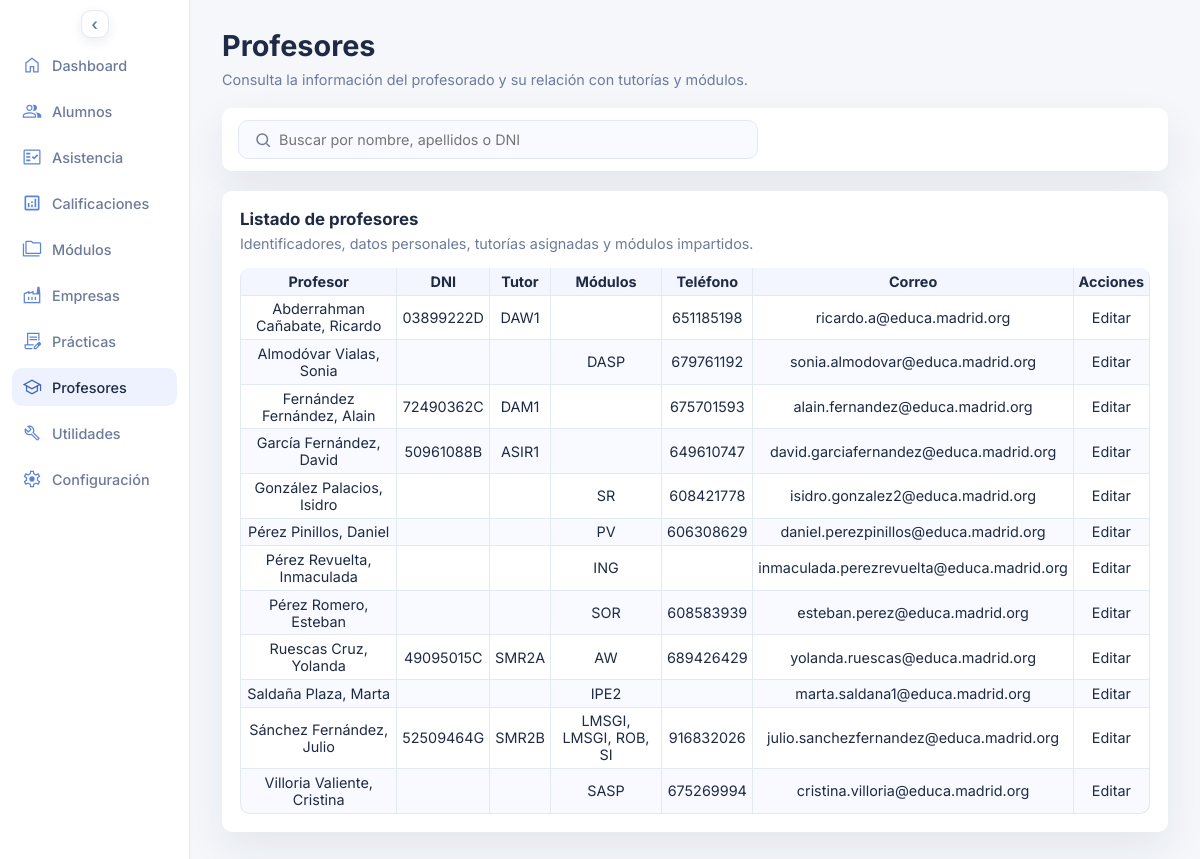
Screenshot of /profesores.php with the database file from the repository.
### tables this page shows
CREATE TABLE `profesores` (
  `id_profesor` int(10) UNSIGNED NOT NULL,
  `apellido1` varchar(60) NOT NULL,
  `apellido2` varchar(60) DEFAULT NULL,
  `nombre` varchar(60) NOT NULL,
  `dni` varchar(20) DEFAULT NULL
);

### profesores.php (the view, shortened to what this page needs)
<?php
$pdo = db();
$active_course_id = $pdo->query('SELECT id_curso_escolar FROM cursos_escolares WHERE activo = 1 LIMIT 1')->fetchColumn();
$active_course_id = $active_course_id ? (int) $active_course_id : 0;
$search_term = trim((string) ($_GET['q'] ?? ''));
$filters = [];
$params = [
  'active_course_id_tutores' => $active_course_id,
  'active_course_id_modulos' => $active_course_id,
];
$where_clause = $filters ? 'WHERE ' . implode(' AND ', $filters) : '';
$teachers_stmt = $pdo->prepare(
  'SELECT
    p.id_profesor,
    p.apellido1,
    p.apellido2,
    p.nombre,
    p.dni,
    GROUP_CONCAT(DISTINCT g.grupo ORDER BY g.grupo SEPARATOR ", ") AS grupos_tutor,
    GROUP_CONCAT(
      DISTINCT CONCAT(
        m.id_modulo,
        "||",
        m.abreviatura,
        "||",
        COALESCE(NULLIF(m.materia_propia, ""), m.materia_general),
        "||",
        COALESCE(ci.ciclo, ""),
        "||",
        COALESCE(cu.curso, ""),
        "||",
        m.codigo,
        "||",
        m.horas_semanales,
        "||",
        m.horas_totales
      )
      ORDER BY m.abreviatura
      SEPARATOR "§§"
    ) AS modulos
    ,t.telefonos
    ,c.correos
  FROM profesores p
  LEFT JOIN grupos_tutores gt
    ON gt.id_profesor = p.id_profesor
    AND gt.id_curso_escolar = :active_course_id_tutores
  LEFT JOIN grupos g ON g.id_grupo = gt.id_grupo
  LEFT JOIN modulos_profesores mp
    ON mp.id_profesor = p.id_profesor
    AND mp.id_curso_escolar = :active_course_id_modulos
  LEFT JOIN modulos m ON m.id_modulo = mp.id_modulo
  LEFT JOIN ciclos ci ON ci.id_ciclo = m.id_ciclo
  LEFT JOIN cursos cu ON cu.id_curso = m.id_curso
  LEFT JOIN (
    SELECT
      id_entidad,
      GROUP_CONCAT(DISTINCT telefono ORDER BY telefono SEPARATOR ", ") AS telefonos
    FROM telefonos
    WHERE entidad_tipo = \'profesor\'
    GROUP BY id_entidad
  ) t ON t.id_entidad = p.id_profesor
  LEFT JOIN (
    SELECT
      id_entidad,
      GROUP_CONCAT(DISTINCT direccion_correo ORDER BY direccion_correo SEPARATOR ", ") AS correos
    FROM correos
    WHERE entidad_tipo = \'profesor\'
    GROUP BY id_entidad
  ) c ON c.id_entidad = p.id_profesor
  ' . $where_clause . '
  GROUP BY p.id_profesor, p.apellido1, p.apellido2, p.nombre, p.dni
  ORDER BY p.apellido1, p.apellido2, p.nombre'
);
$teachers_stmt->execute($params);
$teachers = $teachers_stmt->fetchAll();
function display_value(mixed $value): string
{
  if ($value === null) {
    return '';
  }
  $normalized = trim((string) $value);
  return $normalized;
}
function format_teacher_name(mixed $apellido1, mixed $apellido2, mixed $nombre): string
{
  $parts = [];
  $firstSurname = display_value($apellido1);
  $secondSurname = display_value($apellido2);
  $firstName = display_value($nombre);
  if ($firstSurname !== '') {
    $parts[] = $firstSurname;
  }
  if ($secondSurname !== '') {
    $parts[] = $secondSurname;
  }
  $surnameBlock = implode(' ', $parts);
  if ($surnameBlock !== '' && $firstName !== '') {
    return $surnameBlock . ', ' . $firstName;
  }
  return $firstName;
}
function format_modules(mixed $modules): string
{
  $cleanModules = display_value($modules);
  if ($cleanModules === '') {
    return '';
  }
  $items = array_filter(array_map('trim', explode('§§', $cleanModules)), static fn (string $item): bool => $item !== '');
  $renderedItems = [];
  foreach ($items as $item) {
    $parts = array_map('trim', explode('||', $item));
    $id_modulo = (int) ($parts[0] ?? 0);
    $abreviatura = $parts[1] ?? '';
    $nombre_completo = $parts[2] ?? '';
    $ciclo = $parts[3] ?? '';
    $curso = $parts[4] ?? '';
    $codigo = $parts[5] ?? '';
    $horas_semanales = $parts[6] ?? '';
    $horas_totales = $parts[7] ?? '';
    $normalized_cycle = mb_strtoupper(trim((string) $ciclo), 'UTF-8');
    if ($normalized_cycle === 'SISTEMAS MICROINFORMÁTICOS Y REDES' || $normalized_cycle === 'SISTEMAS MICROINFORMATICOS Y REDES') {
      $normalized_cycle = 'SMR';
    } elseif ($normalized_cycle === 'DESARROLLO DE APLICACIONES WEB') {
      $normalized_cycle = 'DAW';
    } elseif ($normalized_cycle === 'DESARROLLO DE APLICACIONES MULTIPLATAFORMA') {
      $normalized_cycle = 'DAM';
    }
    $compact_cycle = preg_replace('/\s+/', '', $normalized_cycle . trim((string) $curso));
    $visible_name = $nombre_completo !== '' ? $nombre_completo : $abreviatura;
    $visible_label = $visible_name;
    $renderedItems[] = '<span '
      . 'class="empresa-name-trigger empresa-name-trigger--practicas" '
      . 'role="button" tabindex="0" aria-haspopup="dialog" aria-expanded="false" '
      . 'data-modulo-id="' . htmlspecialchars((string) $id_modulo, ENT_QUOTES, 'UTF-8') . '" '
      . 'data-modulo-nombre="' . htmlspecialchars($visible_label, ENT_QUOTES, 'UTF-8') . '" '
      . 'data-modulo-ciclo="' . htmlspecialchars($ciclo, ENT_QUOTES, 'UTF-8') . '" '
      . 'data-modulo-curso="' . htmlspecialchars($curso, ENT_QUOTES, 'UTF-8') . '" '
      . 'data-modulo-codigo="' . htmlspecialchars($codigo, ENT_QUOTES, 'UTF-8') . '" '
      . 'data-modulo-horas-semanales="' . htmlspecialchars((string) $horas_semanales, ENT_QUOTES, 'UTF-8') . '" '
      . 'data-modulo-horas-totales="' . htmlspecialchars((string) $horas_totales, ENT_QUOTES, 'UTF-8') . '" '
      . 'data-modulo-compact="' . htmlspecialchars((string) $compact_cycle, ENT_QUOTES, 'UTF-8') . '" '
      . '>'
      . htmlspecialchars($abreviatura, ENT_QUOTES, 'UTF-8')
      . '</span>';
  }
  return implode(', ', $renderedItems);
}
function render_teacher_rows(array $teachers): string
{
  if (!$teachers): ?>
    <tr>
      <td colspan="7">No hay profesores para los filtros seleccionados.</td>
    </tr>
  <?php else: ?>
    <?php foreach ($teachers as $teacher): ?>
      <?php
        $nombreProfesor = format_teacher_name($teacher['apellido1'] ?? null, $teacher['apellido2'] ?? null, $teacher['nombre'] ?? null);
        $dni = display_value($teacher['dni'] ?? null);
        $grupos_tutor = display_value($teacher['grupos_tutor'] ?? null);
        $modulos = format_modules($teacher['modulos'] ?? null);
        $telefonos = display_value($teacher['telefonos'] ?? null);
        $correos = display_value($teacher['correos'] ?? null);
        $editarUrl = 'profesor_editar.php?id=' . (int) $teacher['id_profesor'];
      ?>
      <tr>
        <td><?php echo htmlspecialchars($nombreProfesor, ENT_QUOTES, 'UTF-8'); ?></td>
        <td><?php echo htmlspecialchars($dni, ENT_QUOTES, 'UTF-8'); ?></td>
        <td><?php echo htmlspecialchars($grupos_tutor, ENT_QUOTES, 'UTF-8'); ?></td>
        <td><?php echo $modulos; ?></td>
        <td><?php echo htmlspecialchars($telefonos, ENT_QUOTES, 'UTF-8'); ?></td>
        <td><?php echo htmlspecialchars($correos, ENT_QUOTES, 'UTF-8'); ?></td>
        <td><a href="<?php echo htmlspecialchars($editarUrl, ENT_QUOTES, 'UTF-8'); ?>">Editar</a></td>
      </tr>
    <?php endforeach; ?>
  <?php endif;
  return ob_get_clean();
}
$rows_html = render_teacher_rows($teachers);
?>
<!DOCTYPE html>
<html lang="es">
<head>
  <link rel="stylesheet" href="assets/styles.css">
</head>
<body>
  <div class="page">
    <?php require __DIR__ . '/includes/sidebar.php'; ?>
    <main class="content">
      <header class="header">
        <div>
          <h1>Profesores</h1>
          <p class="subheading">Consulta la información del profesorado y su relación con tutorías y módulos.</p>
        </div>
      </header>
      <form class="topbar" method="get">
        <div class="topbar-search">
          <span class="search-icon" aria-hidden="true">
            <svg viewBox="0 0 24 24" fill="none" stroke="currentColor" stroke-width="2">
              <circle cx="11" cy="11" r="7"></circle>
              <line x1="16.65" y1="16.65" x2="21" y2="21"></line>
            </svg>
          </span>
          <input
            type="search"
            name="q"
            placeholder="Buscar por nombre, apellidos o DNI"
            aria-label="Buscar por nombre, apellidos o DNI"
            value="<?php echo htmlspecialchars($search_term, ENT_QUOTES, 'UTF-8'); ?>"
          >
        </div>
      </form>
      <section class="panel">
        <div class="panel-header">
          <h3>Listado de profesores</h3>
          <p>Identificadores, datos personales, tutorías asignadas y módulos impartidos.</p>
        </div>
        <div class="panel-grid">
          <table>
            <thead>
              <tr>
                <th>Profesor</th>
                <th>DNI</th>
                <th>Tutor</th>
                <th>Módulos</th>
                <th>Teléfono</th>
                <th>Correo</th>
                <th>Acciones</th>
              </tr>
            </thead>
            <tbody>
              <?php echo $rows_html; ?>
            </tbody>
          </table>
        </div>
      </section>
    </main>
  </div>
</body>
</html>

### assets/styles.css (style rules this page uses)
* { box-sizing: border-box; margin: 0; padding: 0; font-family: "Inter", system-ui, sans-serif; }
body { background: var(--bg); color: var(--text); font-size: 0.9rem; }
.page { display: grid; grid-template-columns: 190px 1fr; min-height: 100vh; transition: grid-template-columns 0.2s ease; }
.content { padding: 28px 32px; display: flex; flex-direction: column; gap: 20px; }
.topbar { display: flex; justify-content: space-between; align-items: center; gap: 24px; background: var(--card); border-radius: 10px; padding: 12px 16px; box-shadow: var(--shadow); }
.topbar-search { position: relative; flex: 1; display: flex; align-items: center; max-width: 520px; }
.topbar-search input { width: 100%; border: 1px solid var(--border); border-radius: 10px; padding: 10px 14px 10px 40px; font-size: 0.9rem; background: #f9faff; color: var(--text); }
.search-icon { position: absolute; left: 16px; width: 18px; height: 18px; color: var(--muted); }
.search-icon svg { display: block; width: 100%; height: 100%; }
.header { display: flex; justify-content: space-between; gap: 16px; align-items: flex-start; }
.subheading { color: var(--muted); margin-top: 8px; max-width: 640px; white-space: nowrap; }
.panel { background: var(--card); border-radius: 10px; padding: 18px; box-shadow: var(--shadow); display: flex; flex-direction: column; gap: 16px; }
.panel-header p { color: var(--muted); margin-top: 6px; }
.panel-grid { display: grid; gap: 10px; }
@media (min-width: 981px) { .panel-grid table { border-collapse: separate; border-spacing: 0; width: 100%; } }
@media (min-width: 981px) { .panel-grid thead th { background: #f3f6ff; border-bottom: 1px solid var(--border); } }
@media (min-width: 981px) { .panel-grid thead th, .panel-grid tbody td { padding: 0.3rem; text-align: center; } }
@media (min-width: 981px) { .panel-grid tbody td { border-bottom: 1px solid var(--border); transition: background-color 0.18s ease; } }
@media (min-width: 981px) { .panel-grid tbody tr:nth-child(even) td { background: #f8faff; } }
@media (min-width: 981px) { .panel-grid tbody td a { color: inherit; text-decoration: none; transition: color 0.18s ease; } }
@media (min-width: 981px) { .panel-grid th, .panel-grid td { border-right: 1px solid var(--border); } }
@media (min-width: 981px) { .panel-grid th:first-child, .panel-grid td:first-child { border-left: 1px solid var(--border); } }
@media (min-width: 981px) { .panel-grid thead th:first-child { border-top-left-radius: 10px; } }
@media (min-width: 981px) { .panel-grid thead th:last-child { border-top-right-radius: 10px; } }
@media (min-width: 981px) { .panel-grid tbody tr:last-child td:first-child { border-bottom-left-radius: 10px; } }
@media (min-width: 981px) { .panel-grid tbody tr:last-child td:last-child { border-bottom-right-radius: 10px; } }

### rows the page displays
profesores: nombreProfesor "Abderrahman Cañabate, Ricardo", dni "03899222D", grupos_tutor "DAW1", telefonos "651185198", correos "ricardo.a@educa.madrid.org"
profesores: nombreProfesor "Almodóvar Vialas, Sonia", abreviatura "DASP", telefonos "679761192", correos "sonia.almodovar@educa.madrid.org"
profesores: nombreProfesor "Fernández Fernández, Alain", dni "72490362C", grupos_tutor "DAM1", telefonos "675701593", correos "alain.fernandez@educa.madrid.org"
profesores: nombreProfesor "García Fernández, David", dni "50961088B", grupos_tutor "ASIR1", telefonos "649610747", correos "david.garciafernandez@educa.madrid.org"
profesores: nombreProfesor "González Palacios, Isidro", abreviatura "SR", telefonos "608421778", correos "isidro.gonzalez2@educa.madrid.org"
profesores: nombreProfesor "Pérez Pinillos, Daniel", abreviatura "PV", telefonos "606308629", correos "daniel.perezpinillos@educa.madrid.org"
profesores: nombreProfesor "Pérez Revuelta, Inmaculada", abreviatura "ING", correos "inmaculada.perezrevuelta@educa.madrid.org"
profesores: nombreProfesor "Pérez Romero, Esteban", abreviatura "SOR", telefonos "608583939", correos "esteban.perez@educa.madrid.org"
profesores: nombreProfesor "Ruescas Cruz, Yolanda", dni "49095015C", grupos_tutor "SMR2A", abreviatura "AW", telefonos "689426429", correos "yolanda.ruescas@educa.madrid.org"
profesores: nombreProfesor "Saldaña Plaza, Marta", abreviatura "IPE2", correos "marta.saldana1@educa.madrid.org"
profesores: nombreProfesor "Sánchez Fernández, Julio", dni "52509464G", grupos_tutor "SMR2B", abreviatura "LMSGI LMSGI ROB SI", modulos ", , ,", telefonos "916832026", correos "julio.sanchezfernandez@educa.madrid.org"
profesores: nombreProfesor "Villoria Valiente, Cristina", abreviatura "SASP", telefonos "675269994", correos "cristina.villoria@educa.madrid.org"

### other values shown
$item['label'] "Dashboard"
$item['label'] "Alumnos"
$item['label'] "Asistencia"
$item['label'] "Calificaciones"
$item['label'] "Módulos"
$item['label'] "Empresas"
$item['label'] "Prácticas"
$item['label'] "Profesores"
$item['label'] "Utilidades"
$item['label'] "Configuración"
